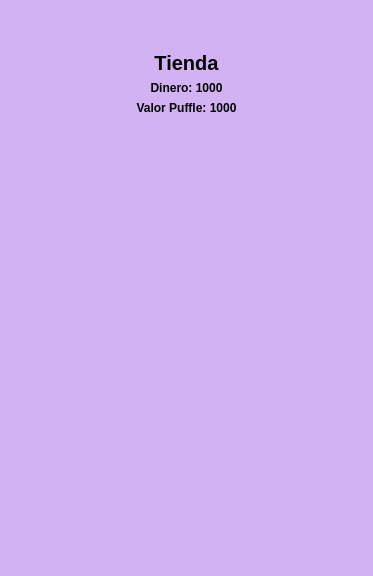
<?xml version="1.0" encoding="UTF-8"?>
<ui version="4.0">
 <class>Form</class>
 <widget class="QWidget" name="Form">
  <property name="geometry">
   <rect>
    <x>0</x>
    <y>0</y>
    <width>373</width>
    <height>576</height>
   </rect>
  </property>
  <property name="windowTitle">
   <string>Form</string>
  </property>
  <property name="styleSheet">
   <string notr="true">background-color: #D2B2F3;
font-weight: bold;

</string>
  </property>
  <layout class="QVBoxLayout" name="verticalLayout">
   <item>
    <spacer name="verticalSpacer_2">
     <property name="orientation">
      <enum>Qt::Vertical</enum>
     </property>
     <property name="sizeType">
      <enum>QSizePolicy::Minimum</enum>
     </property>
     <property name="sizeHint" stdset="0">
      <size>
       <width>20</width>
       <height>40</height>
      </size>
     </property>
    </spacer>
   </item>
   <item>
    <layout class="QVBoxLayout" name="verticalLayout_4">
     <item>
      <widget class="QLabel" name="label_titulo_tienda">
       <property name="styleSheet">
        <string notr="true">font-size:  20px;</string>
       </property>
       <property name="text">
        <string>Tienda</string>
       </property>
       <property name="alignment">
        <set>Qt::AlignCenter</set>
       </property>
      </widget>
     </item>
    </layout>
   </item>
   <item>
    <layout class="QVBoxLayout" name="verticalLayout_3">
     <item>
      <widget class="QLabel" name="label_dinero_tienda">
       <property name="text">
        <string>Dinero: 1000</string>
       </property>
       <property name="alignment">
        <set>Qt::AlignCenter</set>
       </property>
      </widget>
     </item>
    </layout>
   </item>
   <item>
    <layout class="QVBoxLayout" name="verticalLayout_2">
     <item>
      <widget class="QLabel" name="label_valor_pinguino">
       <property name="text">
        <string>Valor Puffle: 1000</string>
       </property>
       <property name="alignment">
        <set>Qt::AlignCenter</set>
       </property>
      </widget>
     </item>
     <item>
      <spacer name="verticalSpacer_3">
       <property name="orientation">
        <enum>Qt::Vertical</enum>
       </property>
       <property name="sizeType">
        <enum>QSizePolicy::Expanding</enum>
       </property>
       <property name="sizeHint" stdset="0">
        <size>
         <width>20</width>
         <height>40</height>
        </size>
       </property>
      </spacer>
     </item>
    </layout>
   </item>
  </layout>
 </widget>
 <resources/>
 <connections/>
</ui>
